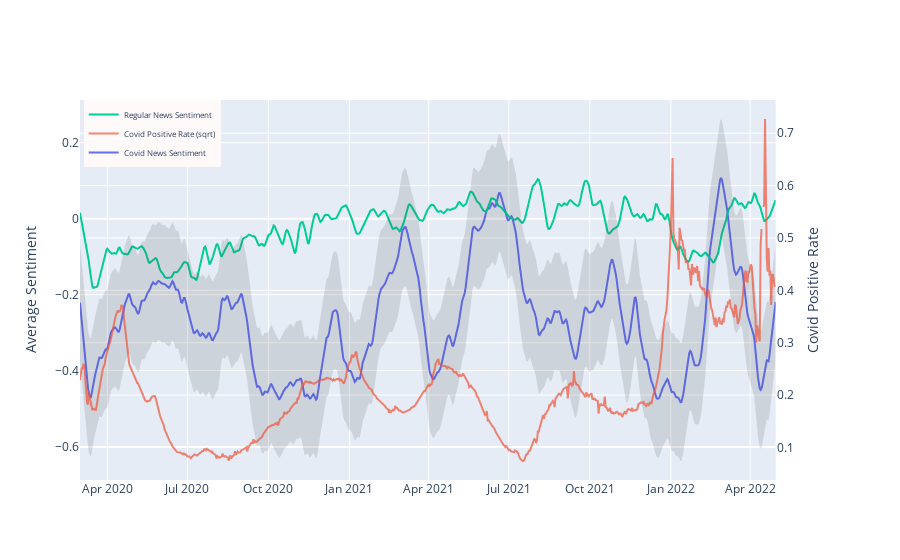

The code cell stored with this chart in its notebook:
### Code cell
fig = make_subplots(specs=[[{"secondary_y": True}]])
fig.add_trace(
    go.Scatter(x=can_prod['date'], y=can_prod['smoothed_article_class'], name="Covid News Sentiment"),
    secondary_y=False,
)
fig.add_trace(
    go.Scatter(x=can_prod['date'], y=can_prod['positive_rate']**0.5, name="Covid Positive Rate (sqrt)", opacity=0.7),
    secondary_y=True, 
    
)

fig.add_trace(
    go.Scatter(x=regular_prod_can['date'], y=regular_prod_can['smoothed_article_class'], name="Regular News Sentiment"),
    secondary_y=False, 
)

fig.add_trace(
go.Scatter(
        name='Upper Bound',
        x=can_prod['date'], 
        y=can_prod['upper_bound_classification'],
        marker=dict(color="#444"),
        line=dict(width=0),
        mode='lines',
        fillcolor='rgba(68, 68, 68, 0.15)',
        showlegend=False
    ),
)

fig.add_trace(
go.Scatter(
        name='Lower Bound',
        x=can_prod['date'], 
        y=can_prod['lower_bound_classification'],
        marker=dict(color="#444"),
        line=dict(width=0),
        mode='lines',
        fillcolor='rgba(68, 68, 68, 0.15)',
        fill='tonexty',
        showlegend=False
    ),
secondary_y=False,
)

fig.update_yaxes(title_text="Average Sentiment", secondary_y=False)
fig.update_yaxes(title_text="Covid Positive Rate", secondary_y=True)
fig.update_layout(legend=dict(
    yanchor="top",
    y=1,
    xanchor="left",
    x=0.005,
    orientation="v",
    bgcolor='snow',
    font=dict(size=8)
))

### Figure 1 — Plotly figure (JSON) as saved in the notebook; plotly's stock layout.template omitted (floating-point values rounded to 4 significant figures; data arrays with more than 128 entries replaced by an {"elided": "..."} marker saying what was removed)
{"data": [{"name": "Covid News Sentiment", "type": "scatter", "x": {"elided": "791 str values"}, "xaxis": "x", "y": {"elided": "791 float values"}, "yaxis": "y"}, {"name": "Covid Positive Rate (sqrt)", "opacity": 0.7, "type": "scatter", "x": {"elided": "791 str values"}, "xaxis": "x", "y": {"elided": "791 float values"}, "yaxis": "y2"}, {"name": "Regular News Sentiment", "type": "scatter", "x": {"elided": "791 str values"}, "xaxis": "x", "y": {"elided": "791 float values"}, "yaxis": "y"}, {"fillcolor": "rgba(68, 68, 68, 0.15)", "line": {"width": 0}, "marker": {"color": "#444"}, "mode": "lines", "name": "Upper Bound", "showlegend": false, "type": "scatter", "x": {"elided": "791 str values"}, "y": {"elided": "791 float values"}}, {"fill": "tonexty", "fillcolor": "rgba(68, 68, 68, 0.15)", "line": {"width": 0}, "marker": {"color": "#444"}, "mode": "lines", "name": "Lower Bound", "showlegend": false, "type": "scatter", "x": {"elided": "791 str values"}, "xaxis": "x", "y": {"elided": "791 float values"}, "yaxis": "y"}], "layout": {"legend": {"bgcolor": "snow", "font": {"size": 8}, "orientation": "v", "x": 0.005, "xanchor": "left", "y": 1, "yanchor": "top"}, "xaxis": {"anchor": "y", "domain": [0, 0.94]}, "yaxis": {"anchor": "x", "domain": [0, 1], "title": {"text": "Average Sentiment"}}, "yaxis2": {"anchor": "x", "overlaying": "y", "side": "right", "title": {"text": "Covid Positive Rate"}}}}
